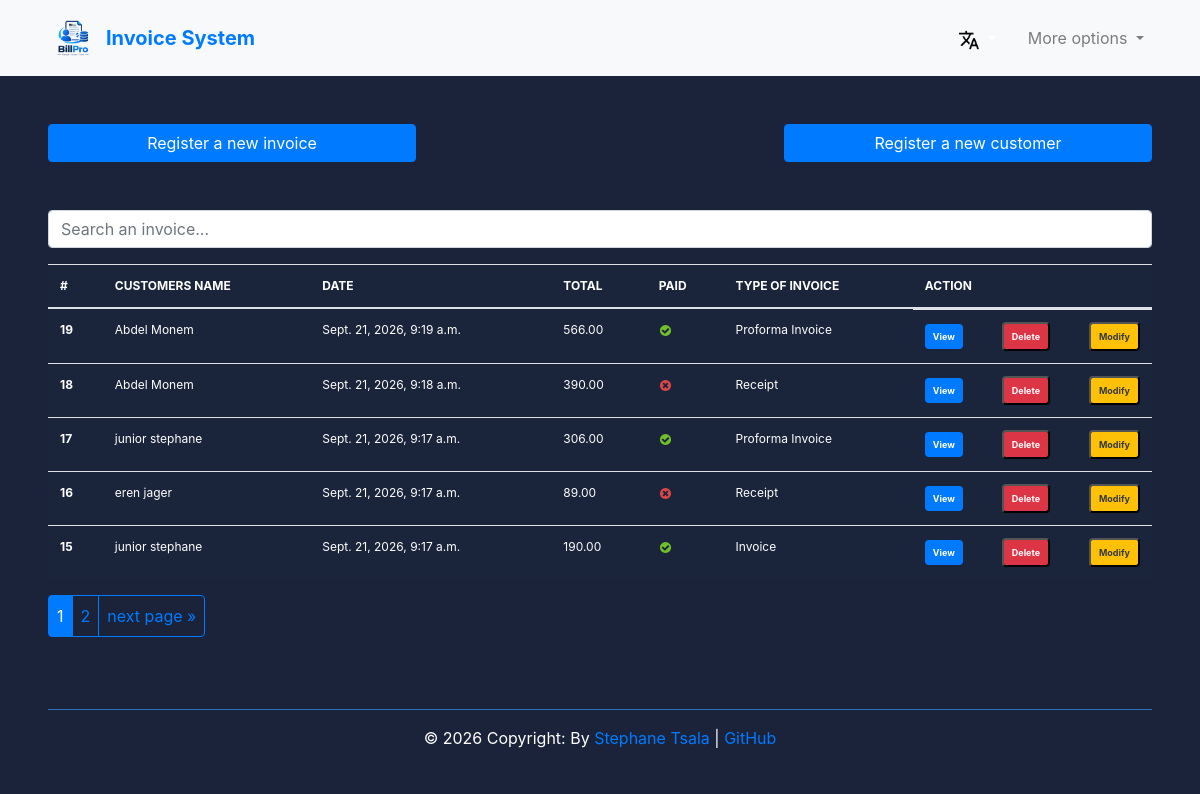
The app's page /en/ (signed in), older data.
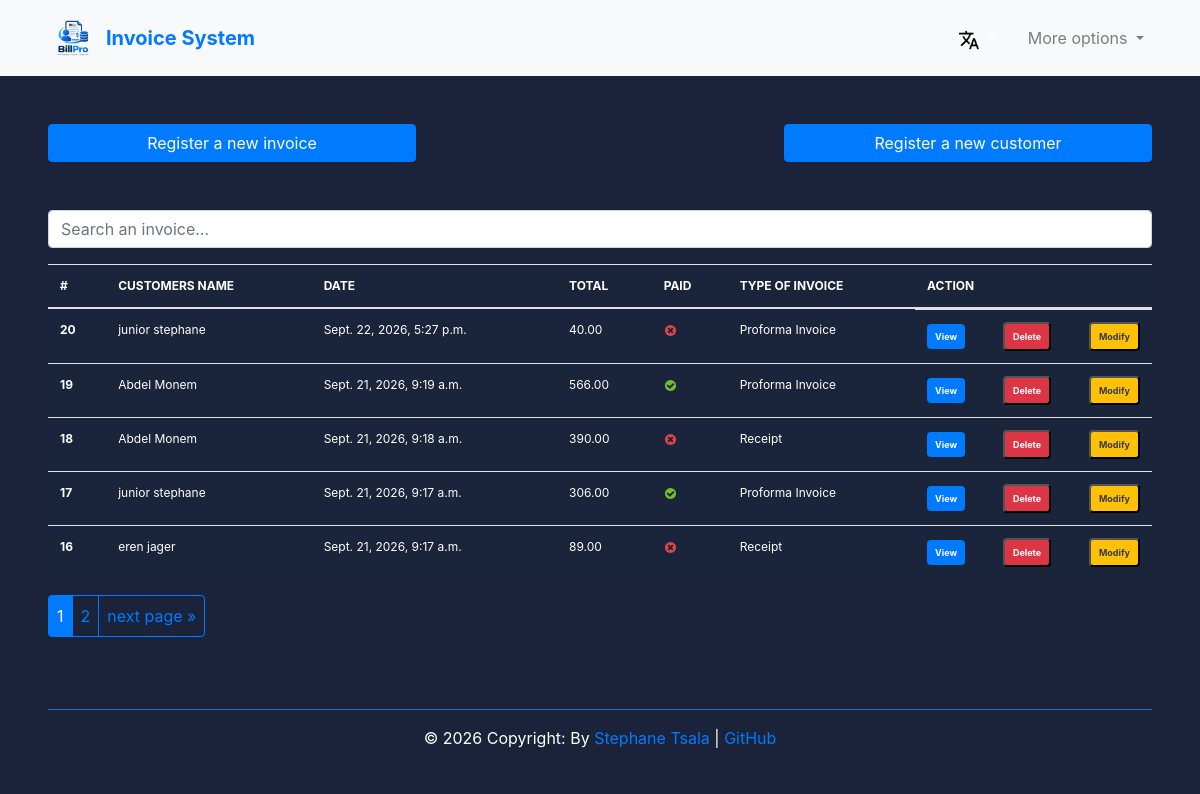
The same page, newer data.
### Invoice_app/models.py (models this page shows, shortened)
class Invoice(models.Model):
    INVOICE_TYPES = [("R", _("Receipt")), ("I", _("Invoice")), ("P", _("Proforma Invoice"))]
    customer = models.ForeignKey(Customer, on_delete=models.PROTECT)
    save_by = models.ForeignKey(User, on_delete=models.PROTECT)
    invoice_date = models.DateTimeField(auto_now_add=True, null=False, blank=False)
    amount = models.DecimalField(max_digits=10, decimal_places=2)
    last_updated = models.DateTimeField(null=True, blank=True)
    paid = models.BooleanField(default=False)
    invoice_type = models.CharField(
        max_length=1, choices=INVOICE_TYPES, null=False, blank=False
    )
    comments = models.TextField(null=True, blank=True)
    class Meta:
        verbose_name = "Invoice"
        verbose_name_plural = "Invoices"
    @property
    def get_total_amount(self):
        total_amount = sum(product.get_total_price for product in self.products_set.all())
        return total_amount
    def get_invoice_type_display(self):
        return dict(self.INVOICE_TYPES).get(self.invoice_type, _("Unknown"))

class Customer(models.Model):
    SEX_TYPES = [("M", _("Male")), ("F", _("Female"))]
    name = models.CharField(max_length=150, null=False, blank=False)
    email = models.EmailField(unique=True, null=False, blank=False)
    phone_number = models.CharField(max_length=20, unique=True, null=False, blank=False)
    address = models.CharField(max_length=100, null=False, blank=False)
    sex = models.CharField(max_length=1, choices=SEX_TYPES, null=False, blank=False)
    age = models.CharField(max_length=10, null=False, blank=False)
    city = models.CharField(max_length=50, null=False, blank=False)
    zip_code = models.CharField(max_length=20)
    created_at = models.DateTimeField(auto_now_add=True)
    save_by = models.ForeignKey(User, on_delete=models.PROTECT)
    class Meta:
        verbose_name = "Customer"
        verbose_name_plural = "Customers"

class Products(models.Model):
    invoice = models.ForeignKey(Invoice, on_delete=models.CASCADE, related_name="products_set")
    name = models.CharField(max_length=100, null=False, blank=False)
    quantity = models.PositiveIntegerField(null=False, blank=False)
    unit_price = models.DecimalField(max_digits=10, decimal_places=2, null=False, blank=False)
    total_price = models.DecimalField(max_digits=10, decimal_places=2, null=False, blank=False)
    class Meta:
        verbose_name = "Product"
        verbose_name_plural = "Products"
    @property
    def get_total_price(self):
        return self.quantity * self.unit_price

### Invoice_app/views.py (the view, shortened to what this page needs)
# urls.py: path('', views.HomeView.as_view(), name='home'),
class HomeView(LoginRequiredSuperuserMixin, View):
    template_name = "index.html"
    """
    select_related is used to optimize database queries by fetching related objects in a single query, reducing the number of database hits.
    In this case, it fetches the related 'customer' object for each invoice, which can improve performance when displaying invoice data along with customer information.
    """
    invoices = (
        Invoice.objects.select_related("customer", "save_by")
        .all()
        .order_by("-invoice_date")
    )  # display the recent invoices saved
    context = {"invoices": invoices}
    def get(self, request, *args, **kwargs):
        items = pagination(request, self.invoices)  # Paginate the invoices
        self.context["invoices"] = items  # Update the context with paginated invoices
        return render(request, self.template_name, self.context)

### Invoice_app/decorator.py (called while the page is built)
    def test_func(self):
        return self.request.user.is_superuser

### Invoice_app/utils.py (called while the page is built)
def pagination(request, invoices):
    default_page = 1
    page = request.GET.get("page", default_page)
    items_per_page = 5  # Number of invoices to display per page
    paginator = Paginator(
        invoices, items_per_page
    )  # Show items_per_page invoices per page
    try:
        items_page = paginator.page(page)
    except PageNotAnInteger:
        items_page = paginator.page(default_page)
    except EmptyPage:
        items_page = paginator.page(paginator.num_pages)
    return items_page  # Return the paginated invoices for rendering in the template

### templates/index.html (shortened to what this page needs)
{% extends 'base.html' %}
{% load i18n %}
{% load static %}
{% block content %}
<br>
<div class="row justify-content-between display-flex ml-5 mr-5">
    <a href="{% url 'add_invoice' %}" class="btn col-md-4 btn-primary">
        {% trans 'Register a new invoice' %}
    </a>
    <a href="{% url 'add_customer' %}" class="btn col-md-4 btn-primary">
        {% trans 'Register a new customer' %}
    </a>
</div>
<br> <br>
<div class="form-group ml-5 mr-5">
    <input id="search" class="form-control" type="text" placeholder="{% trans 'Search an invoice...' %}">
</div>
<div class="ml-5 mr-5">
    <table class="table table-striped-columns">
        <thead>
            <tr>
                <th scope="col">#</th>
                <th scope="col">{% trans 'CUSTOMERS NAME' %}</th>
                <th scope="col">{% trans 'DATE' %}</th>
                <th scope="col">{% trans 'TOTAL' %}</th>
                <th scope="col">{% trans 'PAID' %}</th>
                <th scope="col">{% trans 'TYPE OF INVOICE' %}</th>
                <th scope="col">{% trans 'ACTION' %}</th>
            </tr>
        </thead>
        <tbody id="myTable">
            {% if invoices %}
            {% for facture in invoices %}
            <tr>
                <th scope="row">{{ facture.pk }}</th>
                <td>{{facture.customer.name}}</td>
                <td>{{facture.invoice_date}}</td>
                <td>{{ facture.get_total_amount }}</td>
                <td>
                    {% if facture.paid %}
                    <img src="{% static 'images/icon-yes.svg' %}" alt="True">
                    {% else %}
                    <img src="{% static 'images/icon-no.svg' %}" alt="False">
                    {% endif %}
                </td>
                <td>{{facture.get_invoice_type_display }}</td>
                <td class="d-flex justify-content-between align-items-center gap-2">
                    <a href="{% url 'view_invoice' pk=facture.pk %}" title="{% trans 'Detail' %}"
                        class="badge text-white bg-primary p-2">{% trans 'View' %}</a>
                    <button id="btn-invoice-sup" type="button" data-toggle="modal" data-target="#supprimer"
                        class="badge text-white bg-danger p-2" title="{% trans 'Delete' %}" data-id="{{facture.pk}}"
                        data-customer="{{facture.customer.name}}">{% trans 'Delete' %}
                    </button>
                    <button id="btn-invoice-mod" type="button" data-toggle="modal" title="{% trans 'Modify' %}"
                        data-target="#modifier" data-id="{{facture.pk}}" data-customer=""
                        class="badge text-dark bg-warning p-2"> {% trans 'Modify' %}
                    </button>
                </td>
            </tr>
            {% endfor %}
            {% else %}
            <p class="text-center text-white">{% trans 'No invoice found.' %}</p>
            {% endif %}
        </tbody>
    </table>
    {% if invoices.has_other_pages %}
    <div class="btn-group" role="group" aria-label="{% trans 'Item pagination' %}">
        {% for page_number in invoices.paginator.page_range %}
        {% if invoices.number == page_number %}
        <button class="btn btn-outline-primary p-2 active">
            <span>{{page_number}}<span class="sr-only">({% trans 'current' %})</span></span>
        </button>
        {% else %}
        <a href="?page={{ page_number }}" class="btn btn-outline-primary p-2">{{ page_number }}</a>
        {% endif %}
        {% endfor %}
        {% if invoices.has_next %}
        <a href="?page={{ invoices.next_page_number }}" class="btn btn-outline-primary p-2">{% trans 'next page' %} &raquo;</a>
        {% endif %}
    </div>
    {% endif %}
</div>
<br><br>
{% endblock %}

Row changes from the older to the newer data that the page shows:
no longer on this page (row unchanged): Invoice: pk "15", customer.name "junior stephane", invoice_date "Sept. 21, 2026, 9:17 a.m.", get_total_amount "190.00", paid True (drawn), invoice_type "Invoice"
added Invoice: pk "20", customer.name "junior stephane", invoice_date "Sept. 22, 2026, 5:27 p.m.", get_total_amount "40.00", paid False (drawn), invoice_type "Proforma Invoice"
